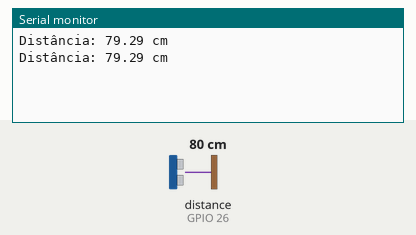
The sketch below on a simulated ESP32. Parts: the last lines printed to the serial monitor. Wiring (inferred from the names in the program): ultrasonic range finder: trigger GPIO 27; echo GPIO 26. The inputs (shaded band) are chosen by the test bench; at power-on: distance to the obstacle (sensor on GPIO 26) 80 cm. The echo pulse lasts 58.3 µs per cm.

Above: at 1.8 s.
1.9 s: distance to the obstacle (sensor on GPIO 26) set to 2 cm
At 2.4 s:
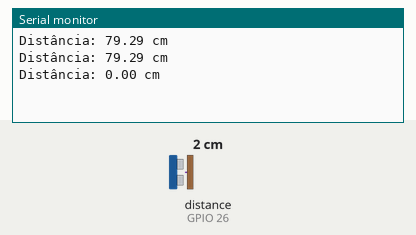
3.4 s: distance to the obstacle (sensor on GPIO 26) set to 4 cm
At 4.8 s:
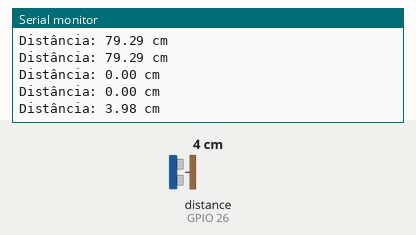
Timing chart, 0 to 6.4 s (numbered marks = the images above; inputs shaded):
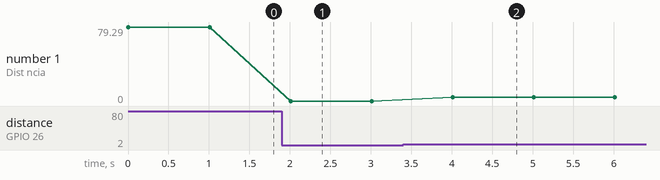

The sketch:

codigo-atividade-HIoT__08.ino
```cpp
const int trigPin = 27;
const int echoPin = 26;

#define SOUND_SPEED 0.034 // cm/uS

const float DISTANCIA_MAXIMA = 400.0;

long duracao;
float distanciaCM;

void setup() {
  pinMode(trigPin, OUTPUT);
  pinMode(echoPin, INPUT);
  Serial.begin(115200);
}

void loop() {
  digitalWrite(trigPin, LOW);
  delayMicroseconds(2);
  digitalWrite(trigPin, HIGH);
  delayMicroseconds(10);
  digitalWrite(trigPin, LOW);

  duracao = pulseIn(echoPin, HIGH);

  distanciaCM = duracao * SOUND_SPEED / 2;

  if (distanciaCM > DISTANCIA_MAXIMA || distanciaCM < 2.0) {
    distanciaCM = 0;
  }

  Serial.print("Distância: ");
  Serial.print(distanciaCM);
  Serial.println(" cm");

  delay(1000);
}
```

Measured:
- after the input at 1.9 s, the serial monitor: prints a new line after 0.11 s (image 1)
- after the input at 3.4 s, the serial monitor: prints a new line after 0.61 s (image 2)
- plotted number 1: 79.29 → 0 after the input at 1.9 s, 0 → 3.98 after the input at 3.4 s
